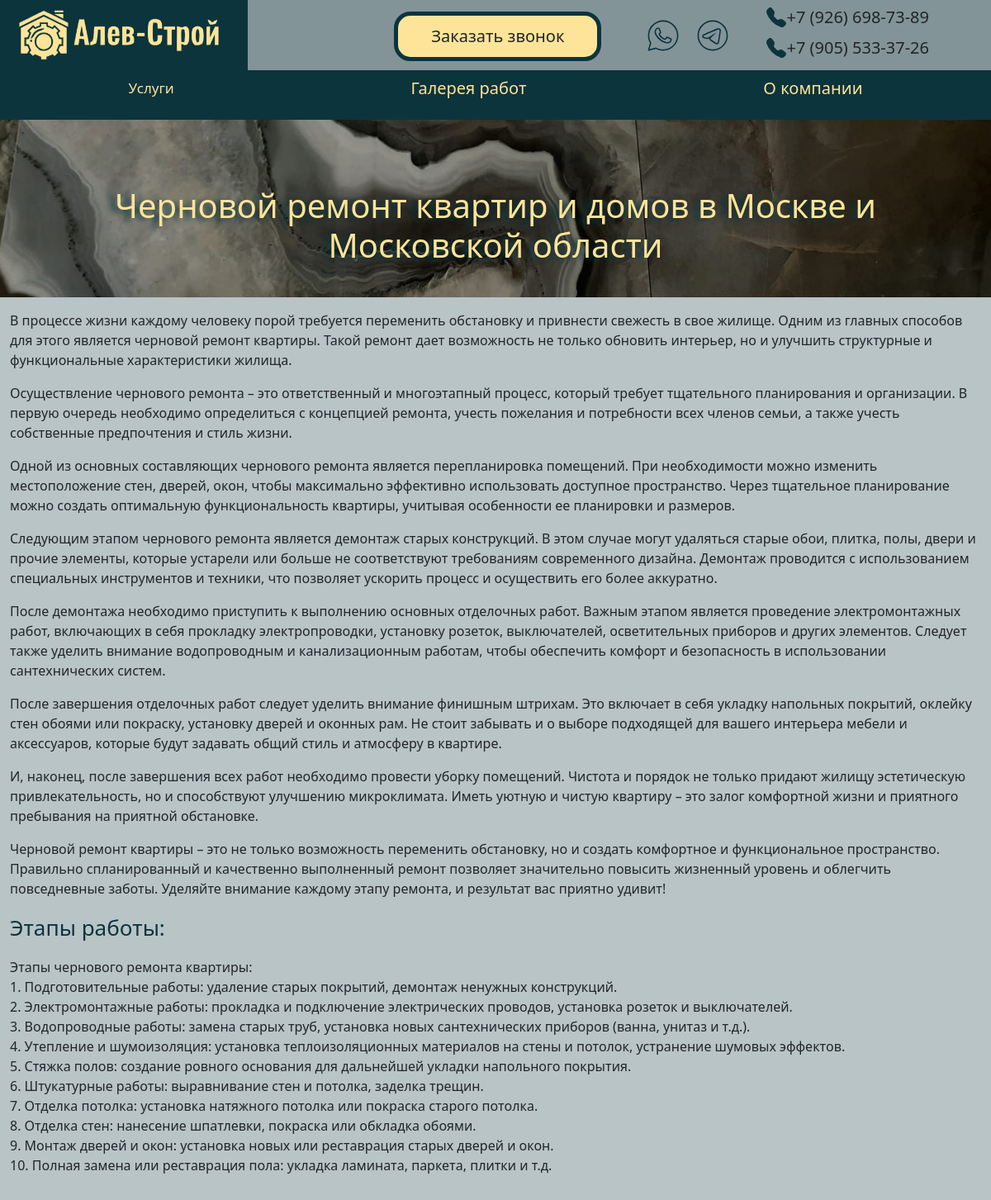
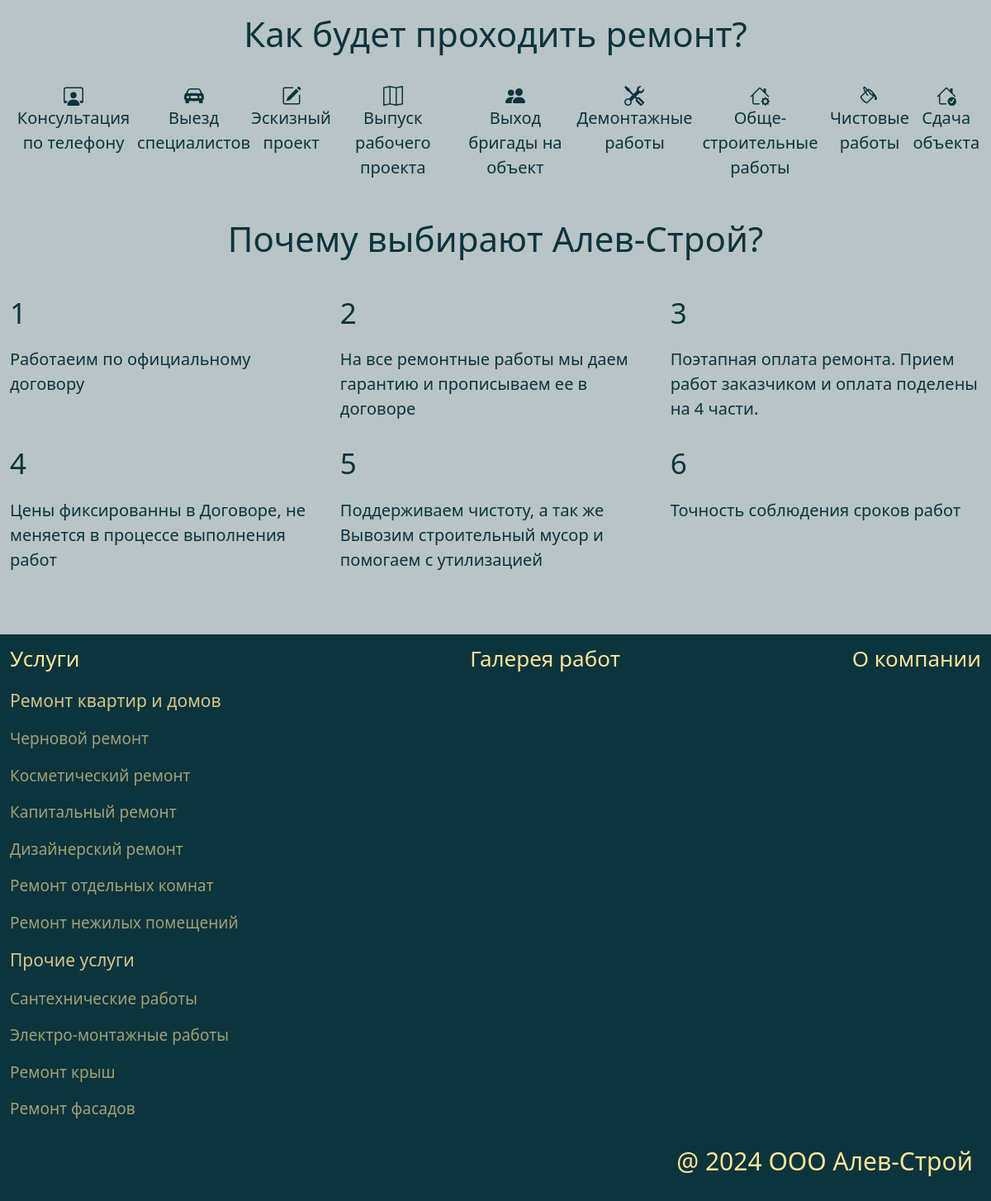
The app's page /alev/chern with its own data (2 pictures, top to bottom).
### alev/models.py (models this page shows, shortened)
class Repair(models.Model):
    slug = models.SlugField()
    title = models.CharField(max_length=120)
    article = models.TextField(verbose_name='Текст')
    etap = models.TextField(verbose_name='Этапы работ')
    class Meta:
        verbose_name = 'Вид ремонта',
        verbose_name_plural = 'Виды ремонта'

### alev/views.py (the view, shortened to what this page needs)
# urls.py: path('alev/<slug>', views.Rem.as_view(), name='rem'),
class Rem(DetailView, FormMixin):
    model = Repair
    template_name = 'alev/rem.html'
    context_object_name = 'rem'
    form_class = CallForm
    def get_context_data(self, *, object_list=None, **kwargs):
        queryset = kwargs.pop('object_list', None)
        if queryset is None:
            self.object_list = self.model.objects.all()
        context = super(Rem, self).get_context_data(**kwargs)
        context['title'] = 'Алев-Строй'
        return context

### alev/templates/alev/rem.html (shortened to what this page needs)
{% extends 'alev/baze.html' %}
{% block content %}
<div class="page_h1">
<h1 class="page_rem">{{ rem.title }} квартир и домов в Москве и Московской области</h1>
</div>
<div class="container-xxl">
    <p>{{ rem.article|linebreaks }}</p>
</div>
<div class="container-xxl">
    <p class="name_etap">Этапы работы:</p>
    <p>{{ rem.etap|linebreaks }}</p>
</div>
{% endblock %}

### alev/templates/alev/baze.html (shortened to what this page needs)
{% load static %}
<!DOCTYPE html>
<html lang="en">
<head>
    <link href="https://cdn.jsdelivr.net/npm/bootstrap@5.3.3/dist/css/bootstrap.min.css" rel="stylesheet">
     <link rel="stylesheet" href="{% static 'alev/main.css' %}">
    <link rel="stylesheet" href="{% static 'alev/gallery.scss' %}">
</head>
<body>
<header>
<div class="head1">
    <div class="head2">
    <div class="head22">
    <div class="logo">
        <a href="/"><img src="{% static 'alev/logo.png' %}"></a>
    </div>
    <div class="call">
        <div class="btn_call openmodal">
            <span>Заказать звонок</span>
        </div>
    </div>
    </div>
    </div>
    <div class="head3">
    <div class="cont">
            </div>
    <div class="numb_email">
        <div class="numb">
            <span>+7 (926) 698-73-89</span>
        </div>
        <div class="numb">
            <span>+7 (905) 533-37-26</span>
        </div>
    </div>
    </div>
</div>
<div class="menu">
    <div class="container-xxl">
    <div class="menu2">
    <div><p class="rem_list">Услуги</p>
    </div>
    <div><p class="rem_h"><a href="../gallery">Галерея работ</a> </p></div>
    <div><p class="rem_h"><a href="../about">О компании</a></p>
    </div>
    </div>
    </div>
</div>
</header>
<div class="body_cont">
{% block content %}
{% endblock %}
<div class="container-xxl">
    <div class="center_name">
        <h2>Как будет проходить ремонт?</h2>
    </div>
    <div class="center_container">
<div class="center_cont">
    <p>Консультация по телефону</p>
</div>
<div class="center_cont">
    <p>Выезд специалистов</p>
</div>
<div class="center_cont">
    <p>Эскизный проект</p>
</div>
<div class="center_cont">
    <p>Выпуск рабочего проекта</p>
</div>
<div class="center_cont">
    <p>Выход бригады на объект</p>
</div>
<div class="center_cont">
    <p>Демонтажные работы</p>
</div>
<div class="center_cont">
    <p>Обще-строительные работы</p>
</div>
<div class="center_cont">
    <p>Чистовые работы</p>
</div>
<div class="center_cont">
    <p>Сдача объекта</p>
</div>
    </div>
    </div>
<div class="why">
    <div class="container-xxl">
    <h2>Почему выбирают Алев-Строй?</h2>
    <div class="why1">
        <div class="why2">
            <p class="why_num">1</p>
            <p class="why_text">Работаеим по официальному договору</p>
        </div>
        <div class="why2">
            <p class="why_num">2</p>
            <p class="why_text">На все ремонтные работы мы даем гарантию и прописываем ее в договоре</p>
        </div>
        <div class="why2">
            <p class="why_num">3</p>
            <p class="why_text">Поэтапная оплата ремонта. Прием работ заказчиком и оплата поделены на 4 части.</p>
        </div>
        <div class="why2">
            <p class="why_num">4</p>
            <p class="why_text">Цены фиксированны в Договоре, не меняется в процессе выполнения работ</p>
        </div>
        <div class="why2">
            <p class="why_num">5</p>
            <p class="why_text">Поддерживаем чистоту, а так же Вывозим строительный мусор и помогаем с утилизацией</p>
        </div>
        <div class="why2">
            <p class="why_num">6</p>
            <p class="why_text">Точность соблюдения сроков работ</p>
        </div>
    </div>
        </div>
</div>
</div>
<footer>
    <div class="container-xxl">
    <div class="footer">
    <div class="foot1">
        <p class="foot2">Услуги</p>
        <p class="foot21">Ремонт квартир и домов</p>
            <p class="foot3"><a href="../alev/chern">Черновой ремонт</a></p>
            <p class="foot3"><a href="../alev/kosm">Косметический ремонт</a></p>
            <p class="foot3"><a href="../alev/kap">Капитальный ремонт</a></p>
            <p class="foot3"><a href="../alev/des">Дизайнерский ремонт</a></p>
        <p class="foot3"><a href="../other/rem_komnat">Ремонт отдельных комнат</a></p>
        <p class="foot3"><a href="../other/rem_nejil">Ремонт нежилых помещений</a></p>
        <p class="foot21">Прочие услуги</p>
            <p class="foot3"><a href="../other/santeh">Сантехнические работы</a></p>
            <p class="foot3"><a href="../other/elektro">Электро-монтажные работы</a></p>
            <p class="foot3"><a href="../other/kryshi">Ремонт крыш</a></p>
            <p class="foot3"><a href="../other/fasad">Ремонт фасадов</a></p>
    </div>
    <div class="foot1">
        <p class="foot2"><a href="gallery">Галерея работ</a></p>
    </div>
    <div class="foot1">
        <p class="foot2"><a href="#">О компании</a></p>
    </div>
    </div>
    <div class="end">
        <p>@ 2024  ООО Алев-Строй</p>
    </div>
    </div>
</footer>
</body>
</html>

### alev/static/alev/main.css (style rules this page uses)
body { background-color: rgba(12, 52, 61, 0.29); }
.head1 { display: flex; justify-content: space-between; align-items: center; background-color: #829498; height: 100px; }
.head2 { width: 80%; display: flex; justify-content: space-between; align-items: center; }
.head3 { display: flex; justify-content: space-evenly; width: 50%; align-items: center; }
.logo { width: 40%; }
.logo img { width: 300px; }
.btn_call { background-color: #FEE498; border: solid #0C343D 5px; border-radius: 20px; padding: 10px; padding-inline: 40px; margin-top: 2px; }
.btn_call span, .btnstoim span { font-size: 22px; }
@media (max-width:1200px) and (min-width:961px) { .head1 { height: 85px; } }
@media (max-width:1200px) and (min-width:961px) { .btn_call span, .btnstoim span { font-size: 20px; } }
.cont { display: flex; justify-content: space-around; margin: 10px; gap: 20px; }
.cont svg { width:50px; height:50px; }
.numb_email { font-size: 25px; margin-right: 40px; }
@media (max-width:1200px) and (min-width:961px) { .cont svg { width:40px; height:40px; } }
@media (max-width:1200px) and (min-width:961px) { .numb_email { font-size: 20px; } }
.numb_email svg { width: 24px; height: 24px; }
.numb , .email { display: flex; align-items: center; justify-content: space-around; padding-bottom: 7px; }
.menu { background-color: #0C343D; }
.menu2 { display: flex; justify-content: space-around; padding-top: 30px; padding-bottom: 30px; height: 10px; align-items: center; }
.head22 { display:flex; justify-content: space-between; align-items: center; width: 100%; }
.call { margin-right: 10px; }
.menu p a, .menu p { text-decoration: none; color: #FEE498; font-size: 20px; }
@media (max-width:1200px) and (min-width:961px) { .menu p { font-size:17px; } }
.center_container { display: flex; }
.center_cont { display: flex; flex-direction: column; align-items: center; color: #0c343d; }
.center_cont p { text-align: center; font-size: 20px; }
.why1 { display: flex; flex-wrap: wrap; justify-content: space-between; margin-bottom: 50px; }
.why2 { width: 32%; color: #0c343d; }
.why_num { font-size: 40px; margin-bottom: 15px; }
.why_text { font-size: 25px; margin-bottom: 25px; }
@media (max-width:1200px) { .why_num { font-size: 35px; } }
@media (max-width:1200px) { .why_text { font-size: 20px; } }
footer { background-color: #0c343d; }
.footer { display: flex; justify-content: space-between; padding-top: 10px; }
.foot2 { color: #FEE498; font-size: 26px; }
.foot2 a { color: #FEE498; font-size: 26px; text-decoration: none; }
.foot21 { color: #fee498d4; font-size: 21px; }
.foot3 a { text-decoration: none; color: #fee4989e; font-size: 19px; }
.end { text-align: end; color: #FEE498; font-size: 30px; padding: 10px; }
h2 { padding-top: 30px; padding-bottom: 30px; font-size: 42px; text-align: center; color: #0c343d; }
.page_h1 { background-image: url("/static/alev/index.jpeg"); background-repeat: no-repeat; background-size: 100%; background-position: bottom; height: 215px; }
.page_rem { text-align: center; padding: 80px; color: #fee498; text-shadow: -7px 2px 7px #0c343d; }
.name_etap { font-size: 26px; color: #0c343d; }

### records on screen
Repair: title "Черновой ремонт", article "В процессе жизни каждому человеку порой требуется переменить обстановку и привнести свежесть в свое жилище. Одним из главных способов для этого является черновой ремонт квартиры. Такой ремонт дает возможность не только обновить интерьер, но и улучшить структурные и функциональные характеристики жилища. Осуществление чернового ремонта – это ответственный и многоэтапный процесс, который требует тщательного планирования и организации. В первую очередь необходимо определиться с концепцией ремонта, учесть пожелания и потребности всех членов семьи, а также учесть собственные предпочтения и стиль жизни. Одной из основных составляющих чернового ремонта является перепланировка помещений. При…", etap "Этапы чернового ремонта квартиры: 1. Подготовительные работы: удаление старых покрытий, демонтаж ненужных конструкций. 2. Электромонтажные работы: прокладка и подключение электрических проводов, установка розеток и выключателей. 3. Водопроводные работы: замена старых труб, установка новых сантехнических приборов (ванна, унитаз и т.д.). 4. Утепление и шумоизоляция: установка теплоизоляционных материалов на стены и потолок, устранение шумовых эффектов. 5. Стяжка полов: создание ровного основания для дальнейшей укладки напольного покрытия. 6. Штукатурные работы: выравнивание стен и потолка, заделка трещин. 7. Отделка потолка: установка натяжного потолка или покраска старого потолка. 8. Отделка…"
